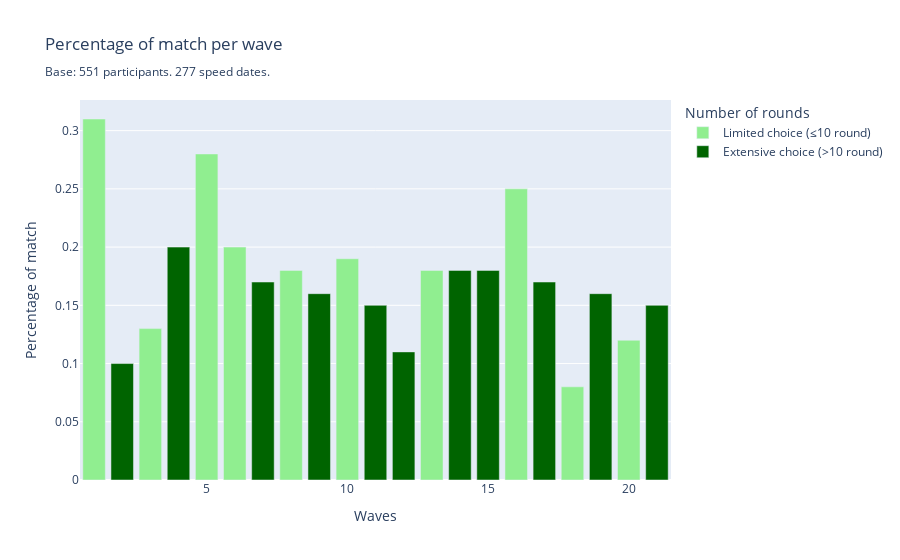

The code cell stored with this chart in its notebook:
### Code cell
match_per_wave = df.groupby("wave")[["match", "round"]].mean().reset_index()
match_per_wave["match"] = match_per_wave["match"].round(2)

match_per_wave["round_color"] = np.where(
    match_per_wave["round"] <= 10,
    "Limited choice (≤10 round)",
    "Extensive choice (>10 round)"
)

fig = px.bar(
    match_per_wave,
    x="wave",
    y="match",
    color="round_color",  
    color_discrete_map={
        "Limited choice (≤10 round)": "lightgreen",
        "Extensive choice (>10 round)": "darkgreen"
    },
    labels={
        "wave": "Waves",
        "match": "Percentage of match",
        "round_color": "Number of rounds"
    },
    title="Percentage of match per wave <br><sub>Base: 551 participants. 277 speed dates.",
    hover_data={"wave": True, "match": True, "round": True}
)

fig.show()

### Figure 1 — Plotly figure (JSON) as saved in the notebook; plotly's stock layout.template omitted (floating-point values rounded to 4 significant figures)
{"data": [{"customdata": [[10.0], [10.0], [10.0], [5.0], [10.0], [9.0], [9.5], [7.0], [6.0], [6.5]], "hovertemplate": "Number of rounds=Limited choice (≤10 round)<br>Waves=%{x}<br>Percentage of match=%{y}<br>round=%{customdata[0]}<extra></extra>", "legendgroup": "Limited choice (≤10 round)", "marker": {"color": "lightgreen", "pattern": {"shape": ""}}, "name": "Limited choice (≤10 round)", "orientation": "v", "showlegend": true, "textposition": "auto", "type": "bar", "x": [1, 3, 5, 6, 8, 10, 13, 16, 18, 20], "xaxis": "x", "y": [0.31, 0.13, 0.28, 0.2, 0.18, 0.19, 0.18, 0.25, 0.08, 0.12], "yaxis": "y"}, {"customdata": [[17.5], [18.0], [16.0], [20.0], [21.0], [14.0], [19.0], [18.5], [12.5], [15.0], [22.0]], "hovertemplate": "Number of rounds=Extensive choice (>10 round)<br>Waves=%{x}<br>Percentage of match=%{y}<br>round=%{customdata[0]}<extra></extra>", "legendgroup": "Extensive choice (>10 round)", "marker": {"color": "darkgreen", "pattern": {"shape": ""}}, "name": "Extensive choice (>10 round)", "orientation": "v", "showlegend": true, "textposition": "auto", "type": "bar", "x": [2, 4, 7, 9, 11, 12, 14, 15, 17, 19, 21], "xaxis": "x", "y": [0.1, 0.2, 0.17, 0.16, 0.15, 0.11, 0.18, 0.18, 0.17, 0.16, 0.15], "yaxis": "y"}], "layout": {"barmode": "relative", "legend": {"title": {"text": "Number of rounds"}, "tracegroupgap": 0}, "title": {"text": "Percentage of match per wave <br><sub>Base: 551 participants. 277 speed dates."}, "xaxis": {"anchor": "y", "domain": [0, 1], "title": {"text": "Waves"}}, "yaxis": {"anchor": "x", "domain": [0, 1], "title": {"text": "Percentage of match"}}}}
